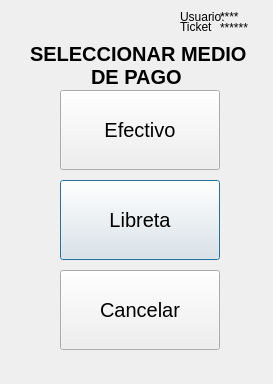
<?xml version="1.0" encoding="UTF-8"?>
<ui version="4.0">
 <class>selecMedioPago</class>
 <widget class="QDialog" name="selecMedioPago">
  <property name="geometry">
   <rect>
    <x>0</x>
    <y>0</y>
    <width>273</width>
    <height>384</height>
   </rect>
  </property>
  <property name="windowTitle">
   <string>Seleccion Medio Pago</string>
  </property>
  <widget class="QPushButton" name="btnLibreta">
   <property name="geometry">
    <rect>
     <x>60</x>
     <y>180</y>
     <width>160</width>
     <height>80</height>
    </rect>
   </property>
   <property name="font">
    <font>
     <pointsize>15</pointsize>
    </font>
   </property>
   <property name="text">
    <string>Libreta</string>
   </property>
   <property name="icon">
    <iconset>
     <normaloff>../icon/notebook.png</normaloff>../icon/notebook.png</iconset>
   </property>
   <property name="iconSize">
    <size>
     <width>50</width>
     <height>50</height>
    </size>
   </property>
  </widget>
  <widget class="QPushButton" name="btnEfectivo">
   <property name="geometry">
    <rect>
     <x>60</x>
     <y>90</y>
     <width>160</width>
     <height>80</height>
    </rect>
   </property>
   <property name="font">
    <font>
     <pointsize>15</pointsize>
    </font>
   </property>
   <property name="text">
    <string>Efectivo</string>
   </property>
   <property name="icon">
    <iconset>
     <normaloff>../icon/notes.png</normaloff>../icon/notes.png</iconset>
   </property>
   <property name="iconSize">
    <size>
     <width>50</width>
     <height>50</height>
    </size>
   </property>
  </widget>
  <widget class="QLabel" name="lablTitulo">
   <property name="geometry">
    <rect>
     <x>30</x>
     <y>40</y>
     <width>221</width>
     <height>51</height>
    </rect>
   </property>
   <property name="font">
    <font>
     <pointsize>15</pointsize>
     <weight>75</weight>
     <bold>true</bold>
    </font>
   </property>
   <property name="text">
    <string>SELECCIONAR MEDIO 
           DE PAGO</string>
   </property>
  </widget>
  <widget class="QLCDNumber" name="lcdTotalPagar">
   <property name="geometry">
    <rect>
     <x>70</x>
     <y>180</y>
     <width>131</width>
     <height>23</height>
    </rect>
   </property>
  </widget>
  <widget class="QLabel" name="lblIdUsuario">
   <property name="geometry">
    <rect>
     <x>220</x>
     <y>10</y>
     <width>47</width>
     <height>14</height>
    </rect>
   </property>
   <property name="text">
    <string>****</string>
   </property>
  </widget>
  <widget class="QLabel" name="lblidVenta">
   <property name="geometry">
    <rect>
     <x>220</x>
     <y>20</y>
     <width>41</width>
     <height>16</height>
    </rect>
   </property>
   <property name="text">
    <string>******</string>
   </property>
  </widget>
  <widget class="QLabel" name="tk">
   <property name="geometry">
    <rect>
     <x>180</x>
     <y>20</y>
     <width>47</width>
     <height>14</height>
    </rect>
   </property>
   <property name="text">
    <string>Ticket</string>
   </property>
  </widget>
  <widget class="QLabel" name="Usuario">
   <property name="geometry">
    <rect>
     <x>180</x>
     <y>10</y>
     <width>47</width>
     <height>14</height>
    </rect>
   </property>
   <property name="text">
    <string>Usuario:</string>
   </property>
  </widget>
  <widget class="QPushButton" name="btnCancelar">
   <property name="geometry">
    <rect>
     <x>60</x>
     <y>270</y>
     <width>160</width>
     <height>80</height>
    </rect>
   </property>
   <property name="font">
    <font>
     <pointsize>15</pointsize>
    </font>
   </property>
   <property name="text">
    <string>Cancelar</string>
   </property>
   <property name="icon">
    <iconset>
     <normaloff>../icon/close.png</normaloff>../icon/close.png</iconset>
   </property>
   <property name="iconSize">
    <size>
     <width>50</width>
     <height>50</height>
    </size>
   </property>
  </widget>
  <zorder>lcdTotalPagar</zorder>
  <zorder>btnLibreta</zorder>
  <zorder>btnEfectivo</zorder>
  <zorder>lablTitulo</zorder>
  <zorder>lblIdUsuario</zorder>
  <zorder>lblidVenta</zorder>
  <zorder>tk</zorder>
  <zorder>Usuario</zorder>
  <zorder>btnCancelar</zorder>
 </widget>
 <resources/>
 <connections/>
</ui>
